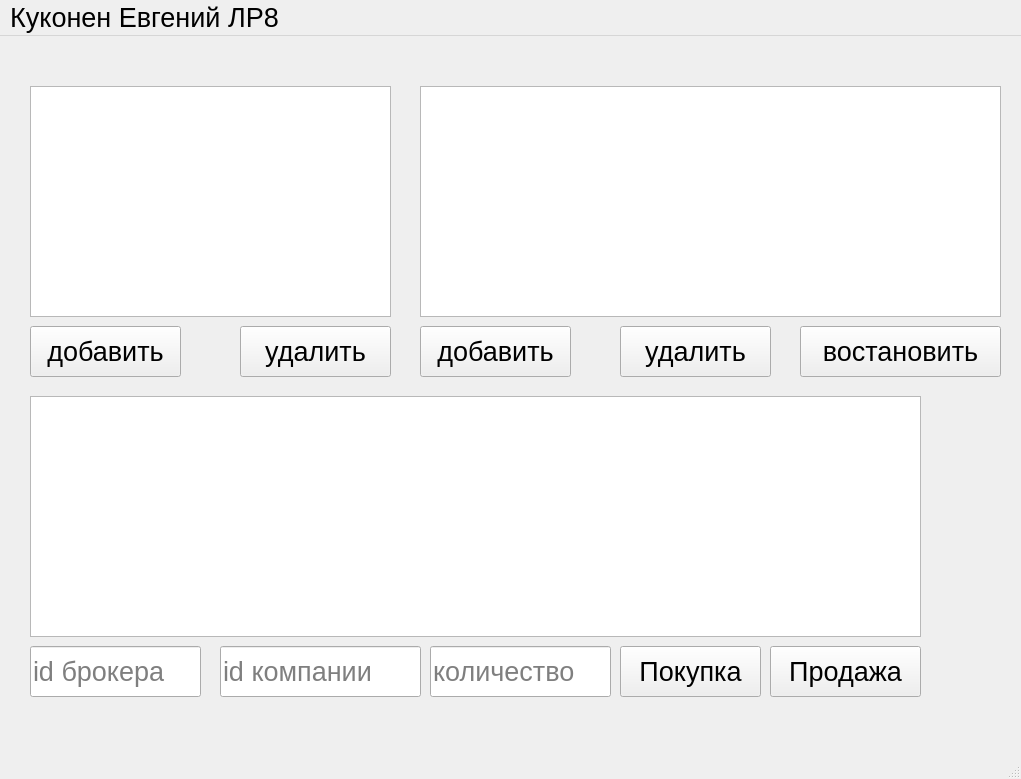
<?xml version="1.0" encoding="UTF-8"?>
<ui version="4.0">
 <class>MainWindow</class>
 <widget class="QMainWindow" name="MainWindow">
  <property name="geometry">
   <rect>
    <x>0</x>
    <y>0</y>
    <width>1021</width>
    <height>779</height>
   </rect>
  </property>
  <property name="font">
   <font>
    <pointsize>20</pointsize>
   </font>
  </property>
  <property name="windowTitle">
   <string>MainWindow</string>
  </property>
  <widget class="QWidget" name="centralwidget">
   <widget class="QTableView" name="tableBroker">
    <property name="geometry">
     <rect>
      <x>30</x>
      <y>50</y>
      <width>361</width>
      <height>231</height>
     </rect>
    </property>
   </widget>
   <widget class="QPushButton" name="add_broker_btn">
    <property name="geometry">
     <rect>
      <x>30</x>
      <y>290</y>
      <width>151</width>
      <height>51</height>
     </rect>
    </property>
    <property name="text">
     <string>добавить</string>
    </property>
   </widget>
   <widget class="QPushButton" name="delete_broker_btn">
    <property name="geometry">
     <rect>
      <x>240</x>
      <y>290</y>
      <width>151</width>
      <height>51</height>
     </rect>
    </property>
    <property name="text">
     <string>удалить</string>
    </property>
   </widget>
   <widget class="QTableView" name="tableCompany">
    <property name="geometry">
     <rect>
      <x>420</x>
      <y>50</y>
      <width>581</width>
      <height>231</height>
     </rect>
    </property>
   </widget>
   <widget class="QPushButton" name="add_company_btn">
    <property name="geometry">
     <rect>
      <x>420</x>
      <y>290</y>
      <width>151</width>
      <height>51</height>
     </rect>
    </property>
    <property name="text">
     <string>добавить</string>
    </property>
   </widget>
   <widget class="QPushButton" name="delete_company_btn">
    <property name="geometry">
     <rect>
      <x>620</x>
      <y>290</y>
      <width>151</width>
      <height>51</height>
     </rect>
    </property>
    <property name="text">
     <string>удалить</string>
    </property>
   </widget>
   <widget class="QTableView" name="tableDeal">
    <property name="geometry">
     <rect>
      <x>30</x>
      <y>360</y>
      <width>891</width>
      <height>241</height>
     </rect>
    </property>
   </widget>
   <widget class="QLineEdit" name="brokerInput">
    <property name="geometry">
     <rect>
      <x>30</x>
      <y>610</y>
      <width>171</width>
      <height>51</height>
     </rect>
    </property>
    <property name="text">
     <string/>
    </property>
    <property name="placeholderText">
     <string>id брокера</string>
    </property>
   </widget>
   <widget class="QLineEdit" name="companyInput">
    <property name="geometry">
     <rect>
      <x>220</x>
      <y>610</y>
      <width>201</width>
      <height>51</height>
     </rect>
    </property>
    <property name="text">
     <string/>
    </property>
    <property name="placeholderText">
     <string>id компании</string>
    </property>
   </widget>
   <widget class="QLineEdit" name="amountInput">
    <property name="geometry">
     <rect>
      <x>430</x>
      <y>610</y>
      <width>181</width>
      <height>51</height>
     </rect>
    </property>
    <property name="text">
     <string/>
    </property>
    <property name="placeholderText">
     <string>количество</string>
    </property>
   </widget>
   <widget class="QPushButton" name="buy_btn">
    <property name="geometry">
     <rect>
      <x>620</x>
      <y>610</y>
      <width>141</width>
      <height>51</height>
     </rect>
    </property>
    <property name="text">
     <string>Покупка</string>
    </property>
   </widget>
   <widget class="QPushButton" name="sell_btn">
    <property name="geometry">
     <rect>
      <x>770</x>
      <y>610</y>
      <width>151</width>
      <height>51</height>
     </rect>
    </property>
    <property name="text">
     <string>Продажа</string>
    </property>
   </widget>
   <widget class="QPushButton" name="undo_company_btn">
    <property name="geometry">
     <rect>
      <x>800</x>
      <y>290</y>
      <width>201</width>
      <height>51</height>
     </rect>
    </property>
    <property name="text">
     <string>востановить</string>
    </property>
   </widget>
  </widget>
  <widget class="QMenuBar" name="menubar">
   <property name="geometry">
    <rect>
     <x>0</x>
     <y>0</y>
     <width>1021</width>
     <height>50</height>
    </rect>
   </property>
   <widget class="QMenu" name="menu_8">
    <property name="title">
     <string>Куконен Евгений ЛР8</string>
    </property>
   </widget>
   <addaction name="menu_8"/>
  </widget>
  <widget class="QStatusBar" name="statusbar"/>
 </widget>
 <resources/>
 <connections/>
</ui>
